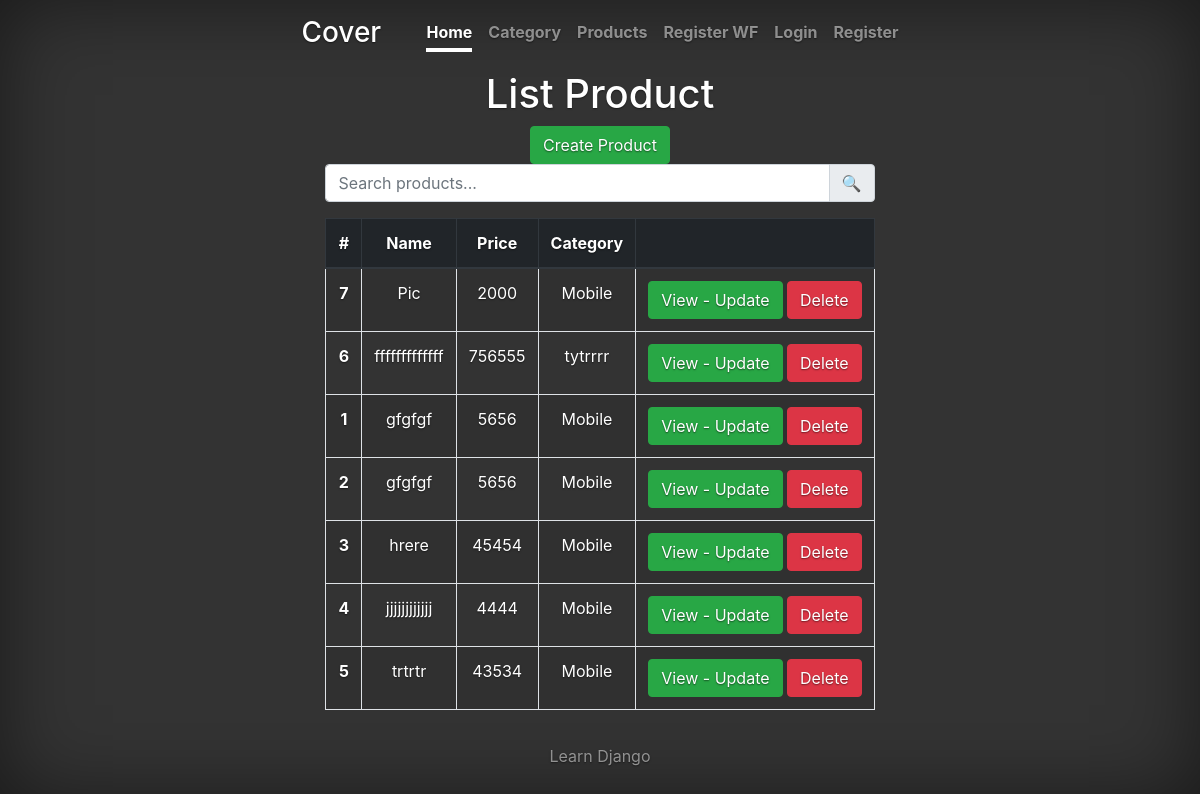
Screenshot of /store/list_products with the database file from the repository.
### store/models.py (models this page shows, shortened)
class Product(models.Model):
    name = models.CharField(max_length=100)
    price = models.PositiveIntegerField(default=0)
    picture = models.ImageField(upload_to='products/', null=True, blank=True, validators=[max_upload_with_ext])
    category = models.ForeignKey(Category, on_delete=models.CASCADE)
    class Meta:
        permissions = [('increase_price', 'Product can increase price')]
        verbose_name_plural = "products"
        verbose_name = "Product"
        db_table = 'product'
        ordering = ["name"]

class Category(models.Model):
    name = models.CharField(max_length=100)
    key = models.CharField(unique=True, max_length=100)
    class Meta:
        verbose_name_plural = "Categories"
        ordering = ["name"]
        verbose_name = "Category"
        db_table = 'category'

### store/views.py (the view)
# urls.py: path('list_products', product_list_view, name='list_products'),
def product_list_view(request):
    search = request.GET.get('search_input')
    if search:
        products = Product.objects.filter(name__contains=search)
    else:
        products = Product.objects.all()
    return render(request, 'product_list_view.html', {'products': products})

### templates/product_list_view.html (shortened to what this page needs)
{% extends 'base_layout.html' %}
{% block main %}
    <h1>List Product</h1>
    <a class="btn btn-success" href="{% url 'create_product' %}">
        Create Product
    </a>
    <form action="{% url 'list_products' %}" method="GET">
        <div class="input-group mb-3">
            <input type="text" class="form-control" name="search_input" placeholder="Search products..."
                   aria-label="Search products">
            <div class="input-group-append">
                <button type="submit" class="input-group-text">
                    🔍
                </button>
            </div>
        </div>
    </form>
    <table class="table table-striped table-hover table-bordered">
        <thead class="thead-dark">
        <tr>
            <th scope="col">#</th>
            <th scope="col">Name</th>
            <th scope="col">Price</th>
            <th scope="col">Category</th>
            <th scope="col"></th>
        </tr>
        </thead>
        <tbody>
        {% for c in products %}
            <tr>
                <th scope="row">{{ c.id }}</th>
                <td>{{ c.name }}</td>
                <td>{{ c.price }}</td>
                <td>{{ c.category.name }}</td>
                <td>
                    <a class="btn btn-success" href="{% url 'update_product' id=c.id %}">
                        View - Update
                    </a>
                    <a class="btn btn-danger" href="{% url 'delete_product' id=c.id %}">
                        Delete
                    </a>
                </td>
            </tr>
        {% endfor %}
        </tbody>
    </table>
{% endblock %}

### templates/base_layout.html (shortened to what this page needs)
<!doctype html>
<html lang="en">
<head>
    {% load static %}
    <link rel="stylesheet" href="{% static 'css/all.min.css' %}">
    <link href="{% static 'css/bootstrap.min.css' %}" rel="stylesheet">
    <link href="{% static 'css/cover.css' %}" rel="stylesheet">
</head>
<body class="text-center">
<div class="cover-container d-flex h-100 p-3 mx-auto flex-column">
    <header class="masthead mb-auto">
        <div class="inner">
            <h3 class="masthead-brand">Cover</h3>
            <nav class="nav nav-masthead justify-content-center">
                <a class="nav-link active" href="#">Home</a>
                <a class="nav-link" href="{% url 'list_category' %}">Category</a>
                <a class="nav-link" href="{% url 'list_products' %}">Products</a>
                <a class="nav-link" href="{% url 'show_register_wf' %}">Register WF</a>
                <a class="nav-link" href="{% url 'login' %}">Login</a>
                <a class="nav-link" href="{% url 'register' %}">Register</a>
            </nav>
        </div>
    </header>
    <main role="main" class="inner cover">
        {% block main %}
        {% endblock %}
    </main>
    <footer class="mastfoot mt-auto">
        <div class="inner">
            <p>Learn Django </p>
        </div>
    </footer>
</div>
</body>
</html>

### static/css/cover.css (style rules this page uses)
a, a:focus, a:hover { color: #fff; }
html, body { height: 100%; background-color: #333; }
body { display: -ms-flexbox; display: -webkit-box; display: flex; -ms-flex-pack: center; -webkit-box-pack: center; justify-content: center; color: #fff; text-shadow: 0 .05rem .1rem rgba(0, 0, 0, .5); box-shadow: inset 0 0 5rem rgba(0, 0, 0, .5); }
.cover-container { max-width: 42em; }
.masthead { margin-bottom: 2rem; }
.masthead-brand { margin-bottom: 0; }
.nav-masthead .nav-link { padding: .25rem 0; font-weight: 700; color: rgba(255, 255, 255, .5); background-color: transparent; border-bottom: .25rem solid transparent; }
.nav-masthead .nav-link + .nav-link { margin-left: 1rem; }
.nav-masthead .active { color: #fff; border-bottom-color: #fff; }
@media (min-width: 48em) { .masthead-brand { float: left; } }
@media (min-width: 48em) { .nav-masthead { float: right; } }
.cover { padding: 0 1.5rem; }
.mastfoot { color: rgba(255, 255, 255, .5); }

### rows the page displays
Product: id "7", name "Pic", price "2000", category.name "Mobile"
Product: id "6", name "fffffffffffff", price "756555", category.name "tytrrrr"
Product: id "1", name "gfgfgf", price "5656", category.name "Mobile"
Product: id "2", name "gfgfgf", price "5656", category.name "Mobile"
Product: id "3", name "hrere", price "45454", category.name "Mobile"
Product: id "4", name "jjjjjjjjjjjj", price "4444", category.name "Mobile"
Product: id "5", name "trtrtr", price "43534", category.name "Mobile"
